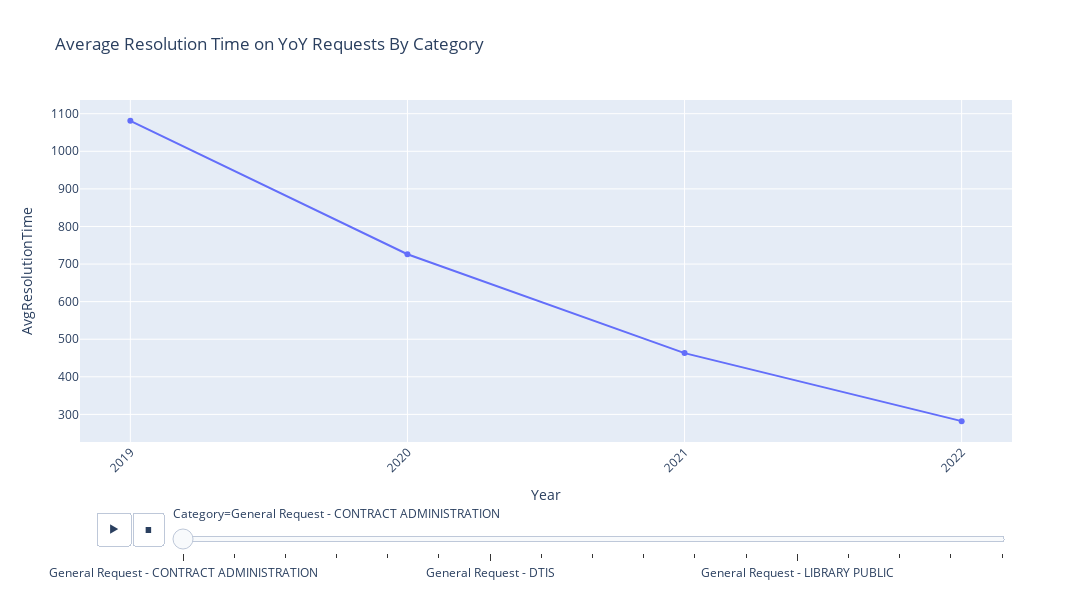

Notebook cell for this chart:
### Code cell
fig = px.line(df, x = 'Year', y= 'AvgResolutionTime', animation_frame= 'Category', title= 'Average Resolution Time on YoY Requests By Category', markers= True) 
fig.update_layout(width = 1200, height = 600, xaxis_tickangle=-45)
fig.show()

### Figure 1 — Plotly figure (JSON) as saved in the notebook; plotly's stock layout.template omitted (floating-point values rounded to 4 significant figures)
{"data": [{"hovertemplate": "Category=General Request - CONTRACT ADMINISTRATION<br>Year=%{x}<br>AvgResolutionTime=%{y}<extra></extra>", "legendgroup": "", "line": {"color": "#636efa", "dash": "solid"}, "marker": {"symbol": "circle"}, "mode": "markers+lines", "name": "", "orientation": "v", "showlegend": false, "type": "scatter", "x": ["2019", "2020", "2021", "2022"], "xaxis": "x", "y": [1081, 726, 463, 282], "yaxis": "y"}], "layout": {"height": 600, "legend": {"tracegroupgap": 0}, "sliders": [{"active": 0, "currentvalue": {"prefix": "Category="}, "len": 0.9, "pad": {"b": 10, "t": 60}, "steps": [{"args": [["General Request - CONTRACT ADMINISTRATION"], {"frame": {"duration": 0, "redraw": false}, "fromcurrent": true, "mode": "immediate", "transition": {"duration": 0, "easing": "linear"}}], "label": "General Request - CONTRACT ADMINISTRATION", "method": "animate"}, {"args": [["General Request -"], {"frame": {"duration": 0, "redraw": false}, "fromcurrent": true, "mode": "immediate", "transition": {"duration": 0, "easing": "linear"}}], "label": "General Request -", "method": "animate"}, {"args": [["General Request - CITY ATTORNEY"], {"frame": {"duration": 0, "redraw": false}, "fromcurrent": true, "mode": "immediate", "transition": {"duration": 0, "easing": "linear"}}], "label": "General Request - CITY ATTORNEY", "method": "animate"}, {"args": [["General Request - ELECTIONS"], {"frame": {"duration": 0, "redraw": false}, "fromcurrent": true, "mode": "immediate", "transition": {"duration": 0, "easing": "linear"}}], "label": "General Request - ELECTIONS", "method": "animate"}, {"args": [["General Request - SHORT TERM RENTALS"], {"frame": {"duration": 0, "redraw": false}, "fromcurrent": true, "mode": "immediate", "transition": {"duration": 0, "easing": "linear"}}], "label": "General Request - SHORT TERM RENTALS", "method": "animate"}, {"args": [["General Request - CENTRAL SHOPS"], {"frame": {"duration": 0, "redraw": false}, "fromcurrent": true, "mode": "immediate", "transition": {"duration": 0, "easing": "linear"}}], "label": "General Request - CENTRAL SHOPS", "method": "animate"}, {"args": [["General Request - DTIS"], {"frame": {"duration": 0, "redraw": false}, "fromcurrent": true, "mode": "immediate", "transition": {"duration": 0, "easing": "linear"}}], "label": "General Request - DTIS", "method": "animate"}, {"args": [["General Request - ADULT PROBATION"], {"frame": {"duration": 0, "redraw": false}, "fromcurrent": true, "mode": "immediate", "transition": {"duration": 0, "easing": "linear"}}], "label": "General Request - ADULT PROBATION", "method": "animate"}, {"args": [["General Request - CITY HALL"], {"frame": {"duration": 0, "redraw": false}, "fromcurrent": true, "mode": "immediate", "transition": {"duration": 0, "easing": "linear"}}], "label": "General Request - CITY HALL", "method": "animate"}, {"args": [["General Request - OCC"], {"frame": {"duration": 0, "redraw": false}, "fromcurrent": true, "mode": "immediate", "transition": {"duration": 0, "easing": "linear"}}], "label": "General Request - OCC", "method": "animate"}, {"args": [["General Request - ETHICS COMMISSION"], {"frame": {"duration": 0, "redraw": false}, "fromcurrent": true, "mode": "immediate", "transition": {"duration": 0, "easing": "linear"}}], "label": "General Request - ETHICS COMMISSION", "method": "animate"}, {"args": [["Temporary Sign Request"], {"frame": {"duration": 0, "redraw": false}, "fromcurrent": true, "mode": "immediate", "transition": {"duration": 0, "easing": "linear"}}], "label": "Temporary Sign Request", "method": "animate"}, {"args": [["General Request - LIBRARY PUBLIC"], {"frame": {"duration": 0, "redraw": false}, "fromcurrent": true, "mode": "immediate", "transition": {"duration": 0, "easing": "linear"}}], "label": "General Request - LIBRARY PUBLIC", "method": "animate"}, {"args": [["General Request - SHERIFF"], {"frame": {"duration": 0, "redraw": false}, "fromcurrent": true, "mode": "immediate", "transition": {"duration": 0, "easing": "linear"}}], "label": "General Request - SHERIFF", "method": "animate"}, {"args": [["General Request - FIRE DEPARTMENT"], {"frame": {"duration": 0, "redraw": false}, "fromcurrent": true, "mode": "immediate", "transition": {"duration": 0, "easing": "linear"}}], "label": "General Request - FIRE DEPARTMENT", "method": "animate"}, {"args": [["General Request - MOCD"], {"frame": {"duration": 0, "redraw": false}, "fromcurrent": true, "mode": "immediate", "transition": {"duration": 0, "easing": "linear"}}], "label": "General Request - MOCD", "method": "animate"}, {"args": [["General Request - STATUS OF WOMEN"], {"frame": {"duration": 0, "redraw": false}, "fromcurrent": true, "mode": "immediate", "transition": {"duration": 0, "easing": "linear"}}], "label": "General Request - STATUS OF WOMEN", "method": "animate"}], "x": 0.1, "xanchor": "left", "y": 0, "yanchor": "top"}], "title": {"text": "Average Resolution Time on YoY Requests By Category"}, "updatemenus": [{"buttons": [{"args": [null, {"frame": {"duration": 500, "redraw": false}, "fromcurrent": true, "mode": "immediate", "transition": {"duration": 500, "easing": "linear"}}], "label": "&#9654;", "method": "animate"}, {"args": [[null], {"frame": {"duration": 0, "redraw": false}, "fromcurrent": true, "mode": "immediate", "transition": {"duration": 0, "easing": "linear"}}], "label": "&#9724;", "method": "animate"}], "direction": "left", "pad": {"r": 10, "t": 70}, "showactive": false, "type": "buttons", "x": 0.1, "xanchor": "right", "y": 0, "yanchor": "top"}], "width": 1200, "xaxis": {"anchor": "y", "domain": [0, 1], "tickangle": -45, "title": {"text": "Year"}}, "yaxis": {"anchor": "x", "domain": [0, 1], "title": {"text": "AvgResolutionTime"}}}}
